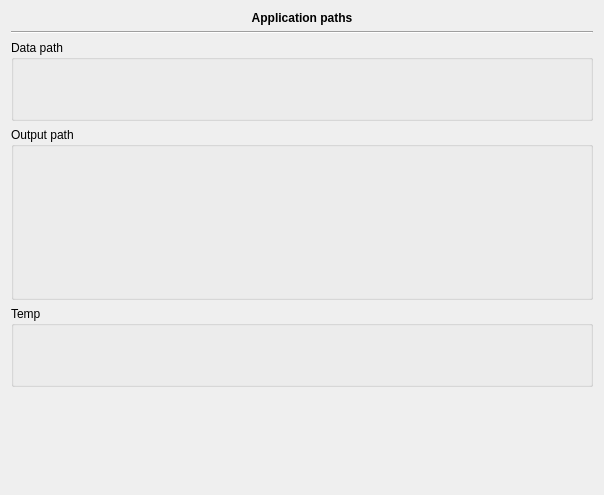
<?xml version="1.0" encoding="UTF-8"?>
<ui version="4.0">
 <class>Core::Internal::PathPreferencesWidget</class>
 <widget class="QWidget" name="Core::Internal::PathPreferencesWidget">
  <property name="geometry">
   <rect>
    <x>0</x>
    <y>0</y>
    <width>604</width>
    <height>495</height>
   </rect>
  </property>
  <property name="windowTitle">
   <string>Form</string>
  </property>
  <layout class="QGridLayout" name="gridLayout_4">
   <item row="2" column="0">
    <widget class="QGroupBox" name="groupBox">
     <property name="title">
      <string>Data path</string>
     </property>
     <layout class="QGridLayout" name="gridLayout">
      <item row="0" column="0">
       <widget class="QLabel" name="svnlabel">
        <property name="sizePolicy">
         <sizepolicy hsizetype="Preferred" vsizetype="Fixed">
          <horstretch>0</horstretch>
          <verstretch>0</verstretch>
         </sizepolicy>
        </property>
        <property name="text">
         <string/>
        </property>
       </widget>
      </item>
      <item row="1" column="0">
       <layout class="QHBoxLayout" name="horizontalLayout_5">
        <item>
         <spacer name="horizontalSpacer_5">
          <property name="orientation">
           <enum>Qt::Horizontal</enum>
          </property>
          <property name="sizeType">
           <enum>QSizePolicy::Fixed</enum>
          </property>
          <property name="sizeHint" stdset="0">
           <size>
            <width>20</width>
            <height>20</height>
           </size>
          </property>
         </spacer>
        </item>
        <item>
         <widget class="Utils::PathChooser" name="svnpath" native="true">
          <property name="sizePolicy">
           <sizepolicy hsizetype="Preferred" vsizetype="Preferred">
            <horstretch>0</horstretch>
            <verstretch>0</verstretch>
           </sizepolicy>
          </property>
         </widget>
        </item>
       </layout>
      </item>
     </layout>
    </widget>
   </item>
   <item row="3" column="0">
    <widget class="QGroupBox" name="groupBox_2">
     <property name="title">
      <string>Output path</string>
     </property>
     <layout class="QGridLayout" name="gridLayout_2">
      <item row="3" column="0">
       <layout class="QHBoxLayout" name="horizontalLayout_3">
        <item>
         <spacer name="horizontalSpacer_3">
          <property name="orientation">
           <enum>Qt::Horizontal</enum>
          </property>
          <property name="sizeType">
           <enum>QSizePolicy::Fixed</enum>
          </property>
          <property name="sizeHint" stdset="0">
           <size>
            <width>20</width>
            <height>20</height>
           </size>
          </property>
         </spacer>
        </item>
        <item>
         <widget class="Utils::PathChooser" name="filepath" native="true">
          <property name="sizePolicy">
           <sizepolicy hsizetype="Preferred" vsizetype="Preferred">
            <horstretch>0</horstretch>
            <verstretch>0</verstretch>
           </sizepolicy>
          </property>
         </widget>
        </item>
       </layout>
      </item>
      <item row="5" column="0">
       <layout class="QHBoxLayout" name="horizontalLayout_6">
        <item>
         <spacer name="horizontalSpacer_6">
          <property name="orientation">
           <enum>Qt::Horizontal</enum>
          </property>
          <property name="sizeType">
           <enum>QSizePolicy::Fixed</enum>
          </property>
          <property name="sizeHint" stdset="0">
           <size>
            <width>20</width>
            <height>20</height>
           </size>
          </property>
         </spacer>
        </item>
        <item>
         <widget class="Utils::PathChooser" name="datapackpath" native="true">
          <property name="sizePolicy">
           <sizepolicy hsizetype="Preferred" vsizetype="Preferred">
            <horstretch>0</horstretch>
            <verstretch>0</verstretch>
           </sizepolicy>
          </property>
         </widget>
        </item>
       </layout>
      </item>
      <item row="4" column="0">
       <widget class="QLabel" name="datapacklabel">
        <property name="sizePolicy">
         <sizepolicy hsizetype="Preferred" vsizetype="Fixed">
          <horstretch>0</horstretch>
          <verstretch>0</verstretch>
         </sizepolicy>
        </property>
        <property name="text">
         <string/>
        </property>
       </widget>
      </item>
      <item row="0" column="0">
       <widget class="QLabel" name="dblabel">
        <property name="sizePolicy">
         <sizepolicy hsizetype="Preferred" vsizetype="Fixed">
          <horstretch>0</horstretch>
          <verstretch>0</verstretch>
         </sizepolicy>
        </property>
        <property name="text">
         <string/>
        </property>
       </widget>
      </item>
      <item row="2" column="0">
       <widget class="QLabel" name="filelabel">
        <property name="sizePolicy">
         <sizepolicy hsizetype="Preferred" vsizetype="Fixed">
          <horstretch>0</horstretch>
          <verstretch>0</verstretch>
         </sizepolicy>
        </property>
        <property name="text">
         <string/>
        </property>
       </widget>
      </item>
      <item row="1" column="0">
       <layout class="QHBoxLayout" name="horizontalLayout_2">
        <item>
         <spacer name="horizontalSpacer_2">
          <property name="orientation">
           <enum>Qt::Horizontal</enum>
          </property>
          <property name="sizeType">
           <enum>QSizePolicy::Fixed</enum>
          </property>
          <property name="sizeHint" stdset="0">
           <size>
            <width>20</width>
            <height>20</height>
           </size>
          </property>
         </spacer>
        </item>
        <item>
         <widget class="Utils::PathChooser" name="dbpath" native="true">
          <property name="sizePolicy">
           <sizepolicy hsizetype="Preferred" vsizetype="Preferred">
            <horstretch>0</horstretch>
            <verstretch>0</verstretch>
           </sizepolicy>
          </property>
         </widget>
        </item>
       </layout>
      </item>
     </layout>
    </widget>
   </item>
   <item row="1" column="0">
    <widget class="Line" name="line">
     <property name="orientation">
      <enum>Qt::Horizontal</enum>
     </property>
    </widget>
   </item>
   <item row="5" column="0">
    <spacer name="verticalSpacer">
     <property name="orientation">
      <enum>Qt::Vertical</enum>
     </property>
     <property name="sizeHint" stdset="0">
      <size>
       <width>20</width>
       <height>40</height>
      </size>
     </property>
    </spacer>
   </item>
   <item row="0" column="0">
    <widget class="QLabel" name="label">
     <property name="font">
      <font>
       <weight>75</weight>
       <bold>true</bold>
      </font>
     </property>
     <property name="text">
      <string>Application paths</string>
     </property>
     <property name="alignment">
      <set>Qt::AlignCenter</set>
     </property>
    </widget>
   </item>
   <item row="4" column="0">
    <widget class="QGroupBox" name="groupBox_3">
     <property name="title">
      <string>Temp</string>
     </property>
     <layout class="QGridLayout" name="gridLayout_3">
      <item row="1" column="0">
       <layout class="QHBoxLayout" name="horizontalLayout_4">
        <item>
         <spacer name="horizontalSpacer_4">
          <property name="orientation">
           <enum>Qt::Horizontal</enum>
          </property>
          <property name="sizeType">
           <enum>QSizePolicy::Fixed</enum>
          </property>
          <property name="sizeHint" stdset="0">
           <size>
            <width>20</width>
            <height>20</height>
           </size>
          </property>
         </spacer>
        </item>
        <item>
         <widget class="Utils::PathChooser" name="tmppath" native="true">
          <property name="sizePolicy">
           <sizepolicy hsizetype="Preferred" vsizetype="Preferred">
            <horstretch>0</horstretch>
            <verstretch>0</verstretch>
           </sizepolicy>
          </property>
         </widget>
        </item>
       </layout>
      </item>
      <item row="0" column="0">
       <widget class="QLabel" name="tmplabel">
        <property name="sizePolicy">
         <sizepolicy hsizetype="Preferred" vsizetype="Fixed">
          <horstretch>0</horstretch>
          <verstretch>0</verstretch>
         </sizepolicy>
        </property>
        <property name="text">
         <string/>
        </property>
       </widget>
      </item>
     </layout>
    </widget>
   </item>
  </layout>
 </widget>
 <customwidgets>
  <customwidget>
   <class>Utils::PathChooser</class>
   <extends>QWidget</extends>
   <header location="global">utils/widgets/pathchooser.h</header>
   <container>1</container>
  </customwidget>
 </customwidgets>
 <resources/>
 <connections/>
</ui>
